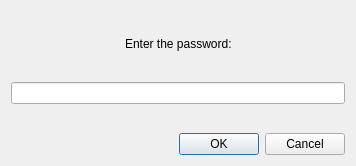
<?xml version="1.0" encoding="UTF-8"?>
<ui version="4.0">
 <class>CheckingPasswdDialog</class>
 <widget class="QDialog" name="CheckingPasswdDialog">
  <property name="geometry">
   <rect>
    <x>0</x>
    <y>0</y>
    <width>356</width>
    <height>166</height>
   </rect>
  </property>
  <property name="windowTitle">
   <string>Dialog</string>
  </property>
  <layout class="QVBoxLayout" name="verticalLayout">
   <item>
    <spacer name="verticalSpacer_3">
     <property name="orientation">
      <enum>Qt::Vertical</enum>
     </property>
     <property name="sizeHint" stdset="0">
      <size>
       <width>20</width>
       <height>14</height>
      </size>
     </property>
    </spacer>
   </item>
   <item>
    <layout class="QHBoxLayout" name="horizontalLayout">
     <item>
      <spacer name="horizontalSpacer">
       <property name="orientation">
        <enum>Qt::Horizontal</enum>
       </property>
       <property name="sizeHint" stdset="0">
        <size>
         <width>40</width>
         <height>20</height>
        </size>
       </property>
      </spacer>
     </item>
     <item>
      <widget class="QLabel" name="label">
       <property name="text">
        <string>Enter the password:</string>
       </property>
      </widget>
     </item>
     <item>
      <spacer name="horizontalSpacer_2">
       <property name="orientation">
        <enum>Qt::Horizontal</enum>
       </property>
       <property name="sizeHint" stdset="0">
        <size>
         <width>40</width>
         <height>20</height>
        </size>
       </property>
      </spacer>
     </item>
    </layout>
   </item>
   <item>
    <spacer name="verticalSpacer">
     <property name="orientation">
      <enum>Qt::Vertical</enum>
     </property>
     <property name="sizeHint" stdset="0">
      <size>
       <width>20</width>
       <height>15</height>
      </size>
     </property>
    </spacer>
   </item>
   <item>
    <widget class="QLineEdit" name="passwdLine"/>
   </item>
   <item>
    <spacer name="verticalSpacer_2">
     <property name="orientation">
      <enum>Qt::Vertical</enum>
     </property>
     <property name="sizeHint" stdset="0">
      <size>
       <width>20</width>
       <height>14</height>
      </size>
     </property>
    </spacer>
   </item>
   <item>
    <widget class="QDialogButtonBox" name="buttonBox">
     <property name="orientation">
      <enum>Qt::Horizontal</enum>
     </property>
     <property name="standardButtons">
      <set>QDialogButtonBox::Cancel|QDialogButtonBox::Ok</set>
     </property>
    </widget>
   </item>
  </layout>
 </widget>
 <resources/>
 <connections>
  <connection>
   <sender>buttonBox</sender>
   <signal>accepted()</signal>
   <receiver>CheckingPasswdDialog</receiver>
   <slot>accept()</slot>
   <hints>
    <hint type="sourcelabel">
     <x>248</x>
     <y>254</y>
    </hint>
    <hint type="destinationlabel">
     <x>157</x>
     <y>274</y>
    </hint>
   </hints>
  </connection>
  <connection>
   <sender>buttonBox</sender>
   <signal>rejected()</signal>
   <receiver>CheckingPasswdDialog</receiver>
   <slot>reject()</slot>
   <hints>
    <hint type="sourcelabel">
     <x>316</x>
     <y>260</y>
    </hint>
    <hint type="destinationlabel">
     <x>286</x>
     <y>274</y>
    </hint>
   </hints>
  </connection>
 </connections>
</ui>
